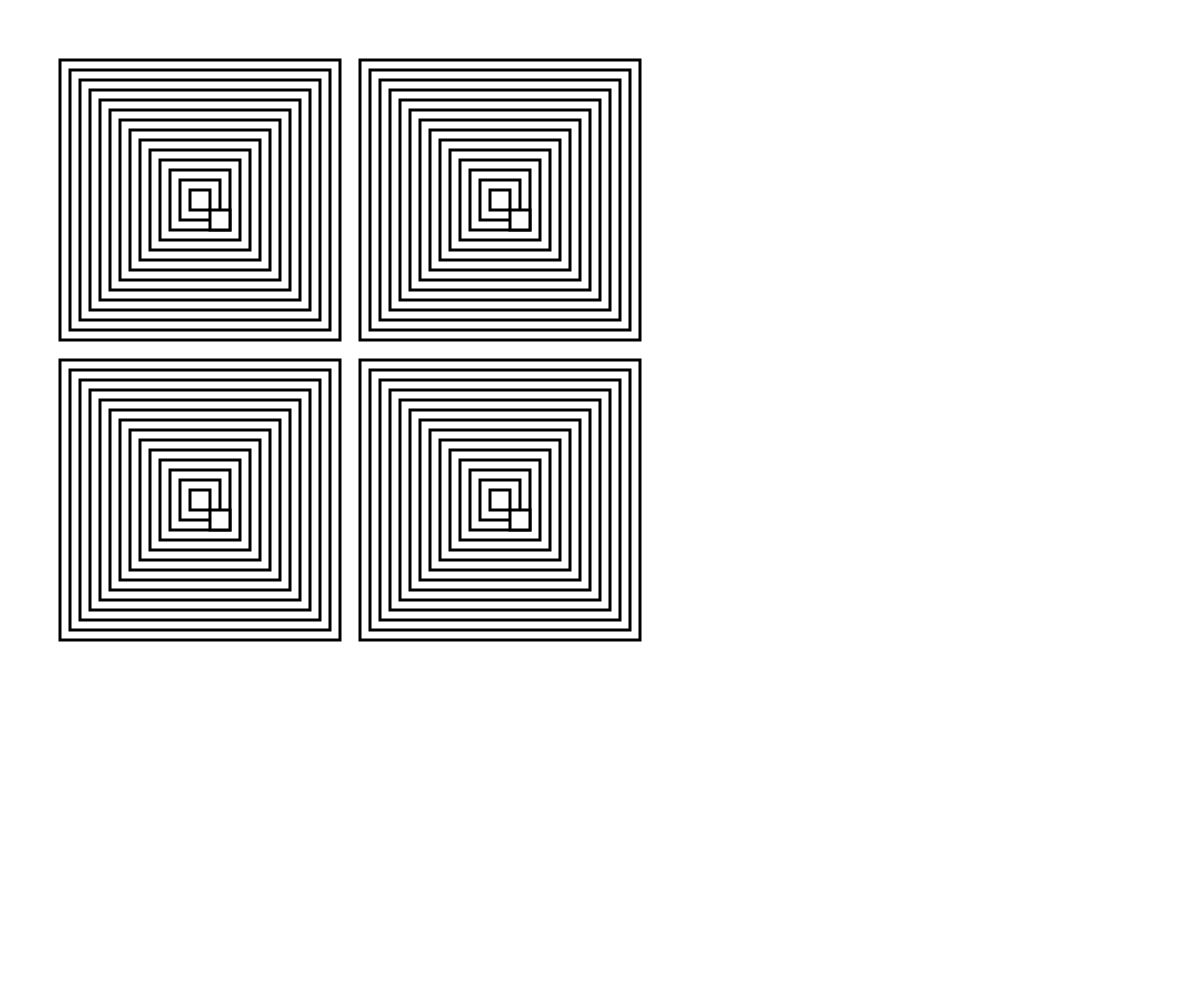
Frame 1 (no input)
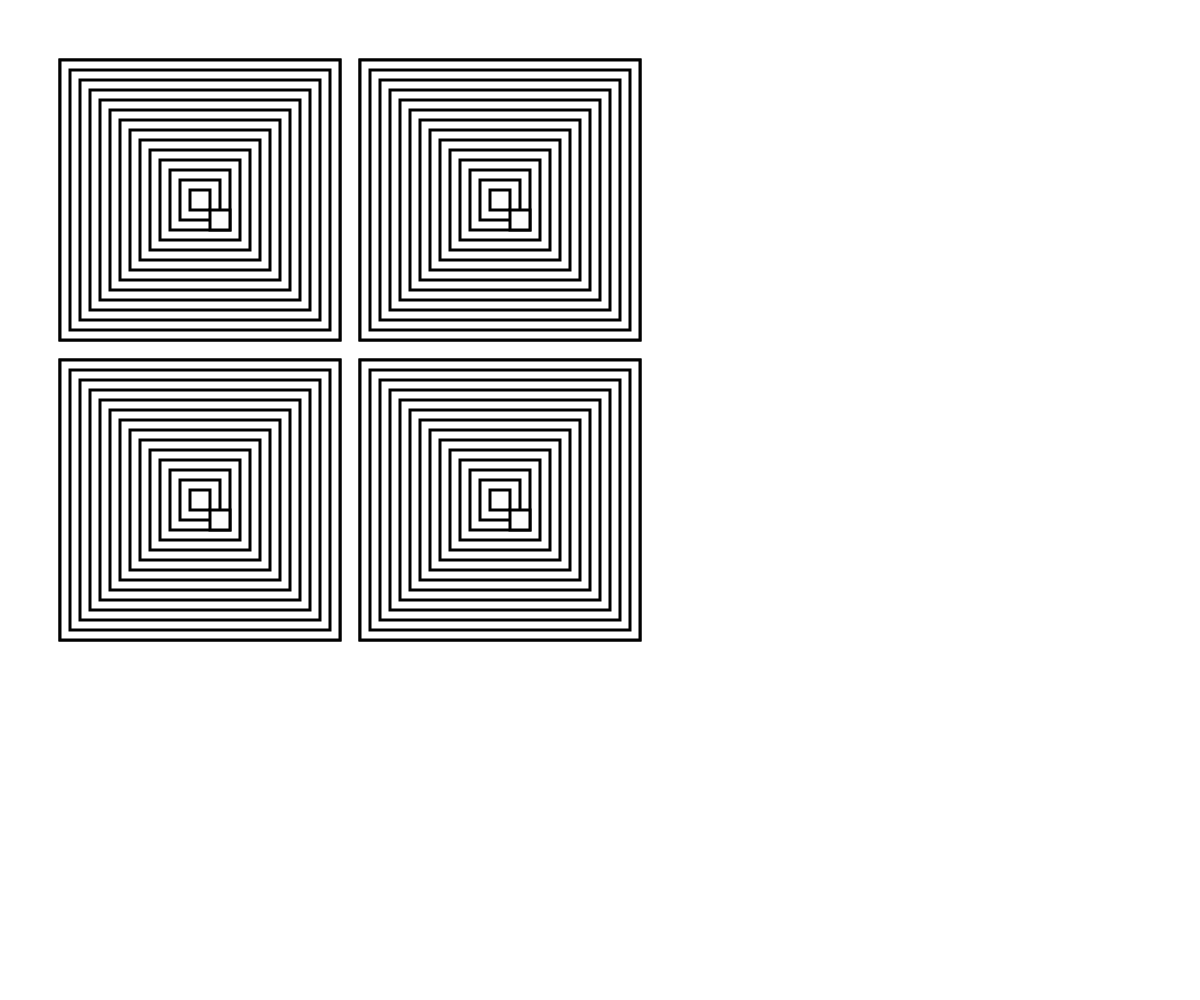
Frame 2 (the mouse pressed at the canvas centre, redrawn once)

The p5.js sketch that drew these frames (run headless with seeded random() and noise() and a simulated clock; the mouse was pressed at the canvas centre and the sketch redrawn once):

// p5.js sketch
// ── sketch.js
"use strict";
// SKETCH: concentric-squares
function shape(ps) {
    beginShape();
    ps.forEach(function (p) { return vertex(p.x, p.y); });
    endShape(CLOSE);
}
function drawRect(r) {
    rect(r.x, r.y, r.w, r.h);
}
// return a smaller rect nestled inside this rect
function nested(r, padding) {
    return {
        x: r.x + padding,
        y: r.y + padding,
        w: r.w - 2 * padding,
        h: r.h - 2 * padding
    };
}
function keepNesting(r, padding, times) {
    var rs = [r];
    for (var i = 1; i <= times; i++) {
        rs[i] = nested(rs[i - 1], padding);
    }
    return rs;
}
// return smaller rectangles that represent an even division of a rectangle. always
// divides in half
//
// if the input rectangle has length 1 or less in any dimension, does not split
// in that dimension.
function halfsies(r) {
    if (r.w <= 1 && r.h <= 1) {
        return [r];
    }
    if (r.w <= 1) {
        return [
            { x: r.x, y: r.y + 0, w: r.w, h: r.h / 2 },
            { x: r.x, y: r.y + r.h / 2, w: r.w, h: r.h / 2 }
        ];
    }
    if (r.h <= 1) {
        return [
            { x: r.x, y: r.y, w: r.w / 2, h: r.h },
            { x: r.x + r.w / 2, y: r.y, w: r.w / 2, h: r.h }
        ];
    }
    return [
        { x: r.x, y: r.y, w: r.w / 2, h: r.h / 2 },
        { x: r.x + r.w / 2, y: r.y, w: r.w / 2, h: r.h / 2 },
        { x: r.x, y: r.y + r.h / 2, w: r.w / 2, h: r.h / 2 },
        { x: r.x + r.w / 2, y: r.y + r.h / 2, w: r.w / 2, h: r.h / 2 },
    ];
}
// subdivide the given rectangle n times using halfsies
//
// TODO(benl): imperative?
function splitsies(start, n) {
    if (n == 0) {
        return [start];
    }
    return halfsies(start).reduce(function (ds, x) { return ds.concat(splitsies(x, n - 1)); }, []);
}
function setup() {
    createCanvas(windowWidth, windowHeight);
    strokeWeight(3);
    noLoop();
}
var ITERATIONS = 10;
function draw() {
    halfsies({ x: 50, y: 50, w: 600, h: 600 })
        .reduce(function (rs, x) { return rs.concat(keepNesting(nested(x, 10), 10, 15)); }, [])
        .forEach(drawRect);
}
